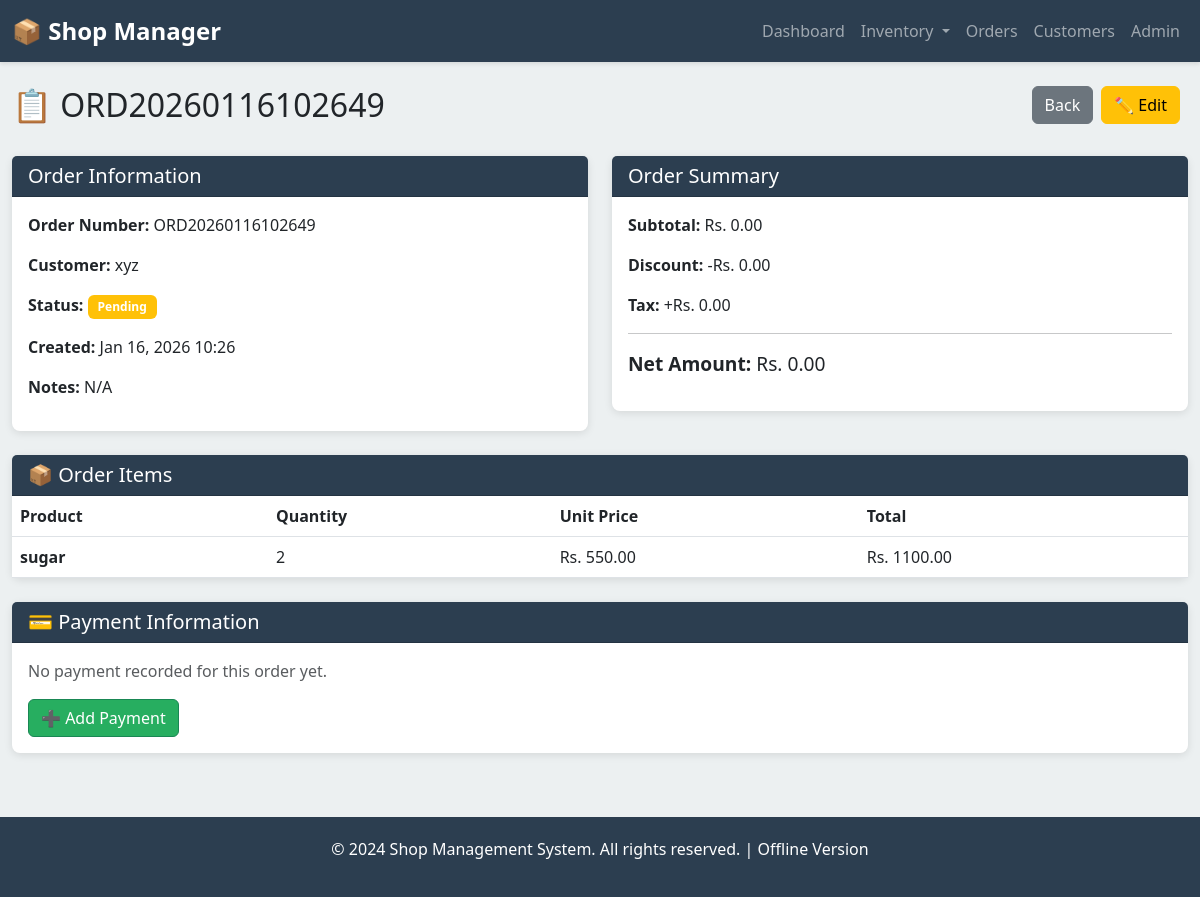
Page /orders/2/ on the committed database.
### inventory/models.py (models this page shows, shortened)
class Order(models.Model):
    ORDER_STATUS_CHOICES = [
        ('pending', 'Pending'),
        ('confirmed', 'Confirmed'),
        ('completed', 'Completed'),
        ('cancelled', 'Cancelled'),
    ]
    order_number = models.CharField(max_length=50, unique=True)
    customer = models.ForeignKey(Customer, on_delete=models.SET_NULL, null=True)
    status = models.CharField(max_length=20, choices=ORDER_STATUS_CHOICES, default='pending')
    total_amount = models.DecimalField(max_digits=12, decimal_places=2, default=0)
    discount = models.DecimalField(max_digits=10, decimal_places=2, default=0)
    tax = models.DecimalField(max_digits=10, decimal_places=2, default=0)
    net_amount = models.DecimalField(max_digits=12, decimal_places=2, default=0)
    notes = models.TextField(blank=True)
    created_at = models.DateTimeField(auto_now_add=True)
    updated_at = models.DateTimeField(auto_now=True)

class Customer(models.Model):
    name = models.CharField(max_length=200)
    phone = models.CharField(max_length=20, blank=True)
    email = models.EmailField(blank=True)
    address = models.TextField(blank=True)
    city = models.CharField(max_length=100, blank=True)
    created_at = models.DateTimeField(auto_now_add=True)

class OrderItem(models.Model):
    order = models.ForeignKey(Order, on_delete=models.CASCADE, related_name='items')
    product = models.ForeignKey(Product, on_delete=models.SET_NULL, null=True)
    quantity = models.IntegerField()
    unit_price = models.DecimalField(max_digits=10, decimal_places=2)
    total = models.DecimalField(max_digits=12, decimal_places=2)

class Product(models.Model):
    name = models.CharField(max_length=200)
    sku = models.CharField(max_length=50, unique=True)
    category = models.ForeignKey(Category, on_delete=models.SET_NULL, null=True, blank=True)
    description = models.TextField(blank=True)
    purchase_price = models.DecimalField(max_digits=10, decimal_places=2)
    selling_price = models.DecimalField(max_digits=10, decimal_places=2)
    quantity_in_stock = models.IntegerField(default=0)
    reorder_level = models.IntegerField(default=10)
    is_active = models.BooleanField(default=True)
    created_at = models.DateTimeField(auto_now_add=True)
    updated_at = models.DateTimeField(auto_now=True)

### inventory/views.py (the view)
# urls.py: path('orders/<int:pk>/', views.order_detail, name='order-detail'),
def order_detail(request, pk):
    order = get_object_or_404(Order, pk=pk)
    items = order.items.all()
    context = {'order': order, 'items': items}
    return render(request, 'inventory/order_detail.html', context)

### templates/inventory/order_detail.html (shortened to what this page needs)
{% extends 'base.html' %}
{% block content %}
<div class="row mb-4">
    <div class="col-md-8">
        <h2>📋 {{ order.order_number }}</h2>
    </div>
    <div class="col-md-4">
        {% if order.status != 'completed' %}
            <a href="{% url 'order-edit' order.pk %}" class="btn btn-warning float-end me-2">✏️ Edit</a>
        {% endif %}
        <a href="{% url 'order-list' %}" class="btn btn-secondary float-end me-2">Back</a>
    </div>
</div>
<div class="row">
    <div class="col-md-6">
        <div class="card">
            <div class="card-header">
                <h5 class="mb-0">Order Information</h5>
            </div>
            <div class="card-body">
                <p><strong>Order Number:</strong> {{ order.order_number }}</p>
                <p><strong>Customer:</strong> {{ order.customer.name }}</p>
                <p><strong>Status:</strong>
                    {% if order.status == 'completed' %}
                        <span class="badge bg-success">Completed</span>
                    {% elif order.status == 'confirmed' %}
                        <span class="badge bg-info">Confirmed</span>
                    {% elif order.status == 'pending' %}
                        <span class="badge bg-warning">Pending</span>
                    {% else %}
                        <span class="badge bg-danger">{{ order.get_status_display }}</span>
                    {% endif %}
                </p>
                <p><strong>Created:</strong> {{ order.created_at|date:"M d, Y H:i" }}</p>
                <p><strong>Notes:</strong> {{ order.notes|default:"N/A" }}</p>
            </div>
        </div>
    </div>
    <div class="col-md-6">
        <div class="card">
            <div class="card-header">
                <h5 class="mb-0">Order Summary</h5>
            </div>
            <div class="card-body">
                <p><strong>Subtotal:</strong> Rs. {{ order.total_amount|floatformat:2 }}</p>
                <p><strong>Discount:</strong> -Rs. {{ order.discount|floatformat:2 }}</p>
                <p><strong>Tax:</strong> +Rs. {{ order.tax|floatformat:2 }}</p>
                <hr>
                <p style="font-size: 1.2rem;"><strong>Net Amount:</strong> Rs. {{ order.net_amount|floatformat:2 }}</p>
            </div>
        </div>
    </div>
</div>
<div class="row mt-4">
    <div class="col-12">
        <div class="card">
            <div class="card-header">
                <h5 class="mb-0">📦 Order Items</h5>
            </div>
            {% if items %}
            <div class="table-responsive">
                <table class="table table-hover mb-0">
                    <thead>
                        <tr>
                            <th>Product</th>
                            <th>Quantity</th>
                            <th>Unit Price</th>
                            <th>Total</th>
                        </tr>
                    </thead>
                    <tbody>
                        {% for item in items %}
                        <tr>
                            <td><strong>{{ item.product.name }}</strong></td>
                            <td>{{ item.quantity }}</td>
                            <td>Rs. {{ item.unit_price|floatformat:2 }}</td>
                            <td>Rs. {{ item.total|floatformat:2 }}</td>
                        </tr>
                        {% endfor %}
                    </tbody>
                </table>
            </div>
            {% else %}
            <div class="card-body">
                <p class="text-muted">No items added to this order yet.</p>
            </div>
            {% endif %}
        </div>
    </div>
</div>
<div class="row mt-4">
    <div class="col-12">
        <div class="card">
            <div class="card-header">
                <h5 class="mb-0">💳 Payment Information</h5>
            </div>
            {% if order.payment %}
            <div class="card-body">
                <p><strong>Amount Paid:</strong> Rs. {{ order.payment.amount|floatformat:2 }}</p>
                <p><strong>Payment Method:</strong> {{ order.payment.get_payment_method_display }}</p>
                <p><strong>Transaction ID:</strong> {{ order.payment.transaction_id|default:"N/A" }}</p>
                <p><strong>Payment Date:</strong> {{ order.payment.payment_date|date:"M d, Y H:i" }}</p>
                <p><strong>Notes:</strong> {{ order.payment.notes|default:"N/A" }}</p>
                <a href="{% url 'receipt' order.pk %}" class="btn btn-info">🖨️ Print Receipt</a>
            </div>
            {% else %}
            <div class="card-body">
                {% if order.status != 'cancelled' %}
                    <p class="text-muted mb-3">No payment recorded for this order yet.</p>
                    <a href="{% url 'add-payment' order.pk %}" class="btn btn-success">➕ Add Payment</a>
                {% else %}
                    <p class="text-muted">This order has been cancelled.</p>
                {% endif %}
            </div>
            {% endif %}
        </div>
    </div>
</div>
{% endblock %}

### templates/base.html (style rules this page uses)
:root { --primary-color: #2c3e50; --secondary-color: #3498db; --success-color: #27ae60; --danger-color: #e74c3c; --warning-color: #f39c12; }
body { background-color: #ecf0f1; font-family: 'Segoe UI', Tahoma, Geneva, Verdana, sans-serif; }
.card { border: none; box-shadow: 0 2px 8px rgba(0,0,0,0.1); border-radius: 8px; }
.card-header { background-color: var(--primary-color); color: white; border-radius: 8px 8px 0 0; }
.btn-success { background-color: var(--success-color); }
.table { background-color: white; }
.badge { padding: 6px 10px; }

### rows in the picture
Order: order_number "ORD20260116102649", customer.name "xyz", created_at "Jan 16, 2026 10:26", notes "N/A", total_amount "0.00", discount "0.00", tax "0.00", net_amount "0.00"
OrderItem: product.name "sugar", quantity "2", unit_price "550.00", total "1100.00"
